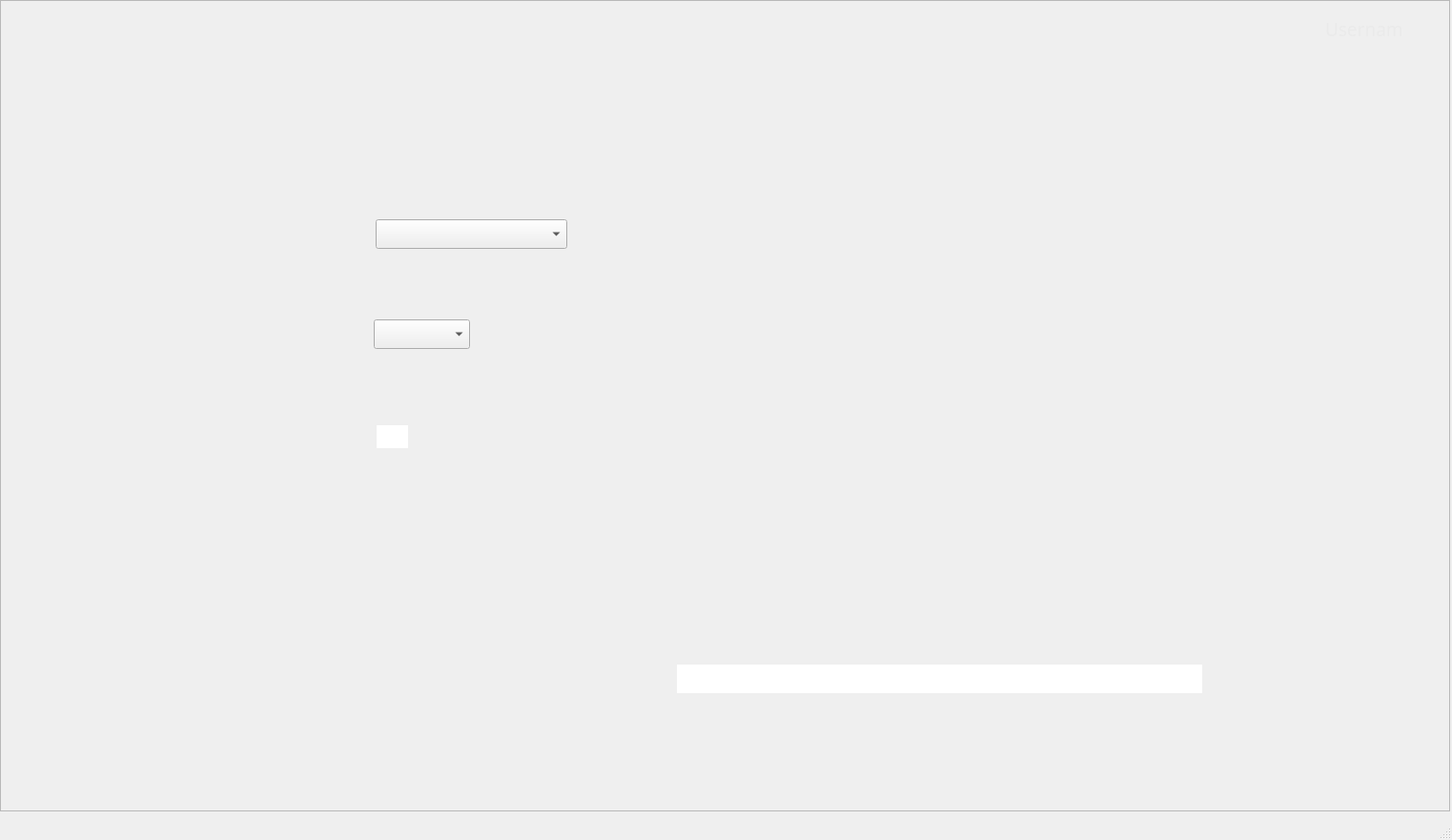
<?xml version="1.0" encoding="UTF-8"?>
<ui version="4.0">
 <class>Data</class>
 <widget class="QMainWindow" name="Data">
  <property name="geometry">
   <rect>
    <x>0</x>
    <y>0</y>
    <width>1523</width>
    <height>881</height>
   </rect>
  </property>
  <property name="windowTitle">
   <string>Data</string>
  </property>
  <widget class="QWidget" name="centralwidget">
   <widget class="QFrame" name="BackgroundFrame">
    <property name="geometry">
     <rect>
      <x>0</x>
      <y>0</y>
      <width>1521</width>
      <height>851</height>
     </rect>
    </property>
    <property name="frameShape">
     <enum>QFrame::StyledPanel</enum>
    </property>
    <property name="frameShadow">
     <enum>QFrame::Raised</enum>
    </property>
    <widget class="QLabel" name="BackgroundLabel">
     <property name="geometry">
      <rect>
       <x>0</x>
       <y>0</y>
       <width>1521</width>
       <height>841</height>
      </rect>
     </property>
     <property name="text">
      <string/>
     </property>
     <property name="pixmap">
      <pixmap>Images/Data.png</pixmap>
     </property>
     <property name="scaledContents">
      <bool>true</bool>
     </property>
    </widget>
    <widget class="QPushButton" name="PersonRegisterbutton">
     <property name="geometry">
      <rect>
       <x>0</x>
       <y>230</y>
       <width>241</width>
       <height>51</height>
      </rect>
     </property>
     <property name="text">
      <string/>
     </property>
     <property name="flat">
      <bool>true</bool>
     </property>
    </widget>
    <widget class="QPushButton" name="UserBanButton">
     <property name="geometry">
      <rect>
       <x>0</x>
       <y>170</y>
       <width>241</width>
       <height>51</height>
      </rect>
     </property>
     <property name="text">
      <string/>
     </property>
     <property name="flat">
      <bool>true</bool>
     </property>
    </widget>
    <widget class="QPushButton" name="AuditLogButton">
     <property name="geometry">
      <rect>
       <x>0</x>
       <y>280</y>
       <width>241</width>
       <height>51</height>
      </rect>
     </property>
     <property name="text">
      <string/>
     </property>
     <property name="flat">
      <bool>true</bool>
     </property>
    </widget>
    <widget class="QLabel" name="UsernameLabel">
     <property name="geometry">
      <rect>
       <x>1390</x>
       <y>20</y>
       <width>81</width>
       <height>21</height>
      </rect>
     </property>
     <property name="font">
      <font>
       <family>Source Sans Pro</family>
       <pointsize>14</pointsize>
      </font>
     </property>
     <property name="cursor">
      <cursorShape>BlankCursor</cursorShape>
     </property>
     <property name="autoFillBackground">
      <bool>false</bool>
     </property>
     <property name="styleSheet">
      <string notr="true">color: rgb(234, 234, 234);</string>
     </property>
     <property name="text">
      <string>Username</string>
     </property>
    </widget>
    <widget class="QPushButton" name="HomeButton">
     <property name="geometry">
      <rect>
       <x>0</x>
       <y>60</y>
       <width>241</width>
       <height>51</height>
      </rect>
     </property>
     <property name="text">
      <string/>
     </property>
     <property name="flat">
      <bool>true</bool>
     </property>
    </widget>
    <widget class="QPushButton" name="CatalogButton">
     <property name="geometry">
      <rect>
       <x>0</x>
       <y>340</y>
       <width>241</width>
       <height>51</height>
      </rect>
     </property>
     <property name="text">
      <string/>
     </property>
     <property name="flat">
      <bool>true</bool>
     </property>
    </widget>
    <widget class="QPushButton" name="StatisticsButton">
     <property name="geometry">
      <rect>
       <x>0</x>
       <y>450</y>
       <width>241</width>
       <height>51</height>
      </rect>
     </property>
     <property name="text">
      <string/>
     </property>
     <property name="flat">
      <bool>true</bool>
     </property>
    </widget>
    <widget class="QPushButton" name="DataButton">
     <property name="geometry">
      <rect>
       <x>0</x>
       <y>120</y>
       <width>241</width>
       <height>51</height>
      </rect>
     </property>
     <property name="text">
      <string/>
     </property>
     <property name="flat">
      <bool>true</bool>
     </property>
    </widget>
    <widget class="QPushButton" name="LogOutButton">
     <property name="geometry">
      <rect>
       <x>0</x>
       <y>780</y>
       <width>241</width>
       <height>51</height>
      </rect>
     </property>
     <property name="text">
      <string/>
     </property>
     <property name="flat">
      <bool>true</bool>
     </property>
    </widget>
    <widget class="QPushButton" name="RecordsButton">
     <property name="geometry">
      <rect>
       <x>0</x>
       <y>400</y>
       <width>241</width>
       <height>51</height>
      </rect>
     </property>
     <property name="text">
      <string/>
     </property>
     <property name="flat">
      <bool>true</bool>
     </property>
    </widget>
    <widget class="QPushButton" name="DataApplyButton">
     <property name="geometry">
      <rect>
       <x>1274</x>
       <y>695</y>
       <width>127</width>
       <height>34</height>
      </rect>
     </property>
     <property name="text">
      <string/>
     </property>
     <property name="flat">
      <bool>true</bool>
     </property>
    </widget>
    <widget class="QLabel" name="DataDisplay">
     <property name="geometry">
      <rect>
       <x>710</x>
       <y>210</y>
       <width>681</width>
       <height>451</height>
      </rect>
     </property>
     <property name="font">
      <font>
       <family>Source Sans Pro</family>
       <pointsize>12</pointsize>
      </font>
     </property>
     <property name="autoFillBackground">
      <bool>false</bool>
     </property>
     <property name="text">
      <string/>
     </property>
     <property name="alignment">
      <set>Qt::AlignLeading|Qt::AlignLeft|Qt::AlignTop</set>
     </property>
    </widget>
    <widget class="QLineEdit" name="DataInput">
     <property name="enabled">
      <bool>true</bool>
     </property>
     <property name="geometry">
      <rect>
       <x>710</x>
       <y>697</y>
       <width>551</width>
       <height>30</height>
      </rect>
     </property>
     <property name="font">
      <font>
       <family>Source Sans Pro</family>
       <pointsize>12</pointsize>
      </font>
     </property>
     <property name="cursor">
      <cursorShape>IBeamCursor</cursorShape>
     </property>
     <property name="acceptDrops">
      <bool>true</bool>
     </property>
     <property name="autoFillBackground">
      <bool>false</bool>
     </property>
     <property name="frame">
      <bool>false</bool>
     </property>
     <property name="clearButtonEnabled">
      <bool>false</bool>
     </property>
    </widget>
    <widget class="QComboBox" name="DataTableChoice">
     <property name="geometry">
      <rect>
       <x>394</x>
       <y>230</y>
       <width>201</width>
       <height>31</height>
      </rect>
     </property>
     <property name="font">
      <font>
       <family>Source Sans Pro</family>
       <pointsize>12</pointsize>
      </font>
     </property>
    </widget>
    <widget class="QComboBox" name="DataEditMode">
     <property name="geometry">
      <rect>
       <x>392</x>
       <y>335</y>
       <width>101</width>
       <height>31</height>
      </rect>
     </property>
     <property name="font">
      <font>
       <family>Source Sans Pro</family>
       <pointsize>12</pointsize>
      </font>
     </property>
     <property name="currentText">
      <string/>
     </property>
     <property name="frame">
      <bool>true</bool>
     </property>
    </widget>
    <widget class="QLineEdit" name="DataIDInput">
     <property name="enabled">
      <bool>true</bool>
     </property>
     <property name="geometry">
      <rect>
       <x>395</x>
       <y>446</y>
       <width>33</width>
       <height>24</height>
      </rect>
     </property>
     <property name="font">
      <font>
       <family>Source Sans Pro</family>
       <pointsize>12</pointsize>
      </font>
     </property>
     <property name="cursor">
      <cursorShape>IBeamCursor</cursorShape>
     </property>
     <property name="acceptDrops">
      <bool>true</bool>
     </property>
     <property name="autoFillBackground">
      <bool>false</bool>
     </property>
     <property name="frame">
      <bool>false</bool>
     </property>
     <property name="clearButtonEnabled">
      <bool>false</bool>
     </property>
    </widget>
    <widget class="QPushButton" name="DataDisplayButton">
     <property name="geometry">
      <rect>
       <x>553</x>
       <y>331</y>
       <width>127</width>
       <height>33</height>
      </rect>
     </property>
     <property name="text">
      <string/>
     </property>
     <property name="flat">
      <bool>true</bool>
     </property>
    </widget>
    <widget class="QPushButton" name="DataDeleteButton">
     <property name="geometry">
      <rect>
       <x>551</x>
       <y>437</y>
       <width>127</width>
       <height>33</height>
      </rect>
     </property>
     <property name="text">
      <string/>
     </property>
     <property name="flat">
      <bool>true</bool>
     </property>
    </widget>
   </widget>
  </widget>
  <widget class="QMenuBar" name="menubar">
   <property name="geometry">
    <rect>
     <x>0</x>
     <y>0</y>
     <width>1523</width>
     <height>21</height>
    </rect>
   </property>
  </widget>
  <widget class="QStatusBar" name="statusbar"/>
 </widget>
 <resources/>
 <connections/>
</ui>
